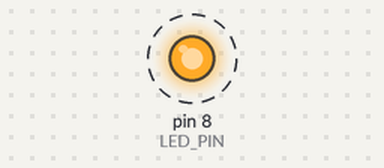
Bench run of a sketch on a simulated Arduino Uno, built with avr-gcc and run on an emulated ATmega328P. Shown: output pins drawn as LEDs (lit = HIGH). Dashed ring = blinking.

Above: at 0.5 s.
Timing chart, 0 to 4.6 s (numbered marks = the images above):
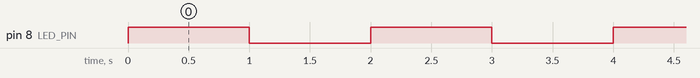

Measured:
- by itself, pin 8 (LED_PIN): alternates HIGH for 1.0 s and LOW for 1.0 s

The sketch:

activity_8_user_input_LED_blink.ino
```cpp
#define LED_PIN 8

int blinkrate = 1000;
void setup() {
  // put your setup code here, to run once:
  Serial.begin(9600);
  Serial.setTimeout(10);
  pinMode(LED_PIN, OUTPUT);

}

void loop() {
  // put your main code here, to run repeatedly:


  //blink
  digitalWrite(LED_PIN, HIGH);
  delay(userBlinkRate());
  digitalWrite(LED_PIN, LOW);
  delay(userBlinkRate());

}

int userBlinkRate(){
  if(Serial.available() > 0 ){
    blinkrate = Serial.parseInt();
    if(blinkrate > 1000 || blinkrate < 100){
      blinkrate = 1000;
    }
  }

  return blinkrate;
}
```
